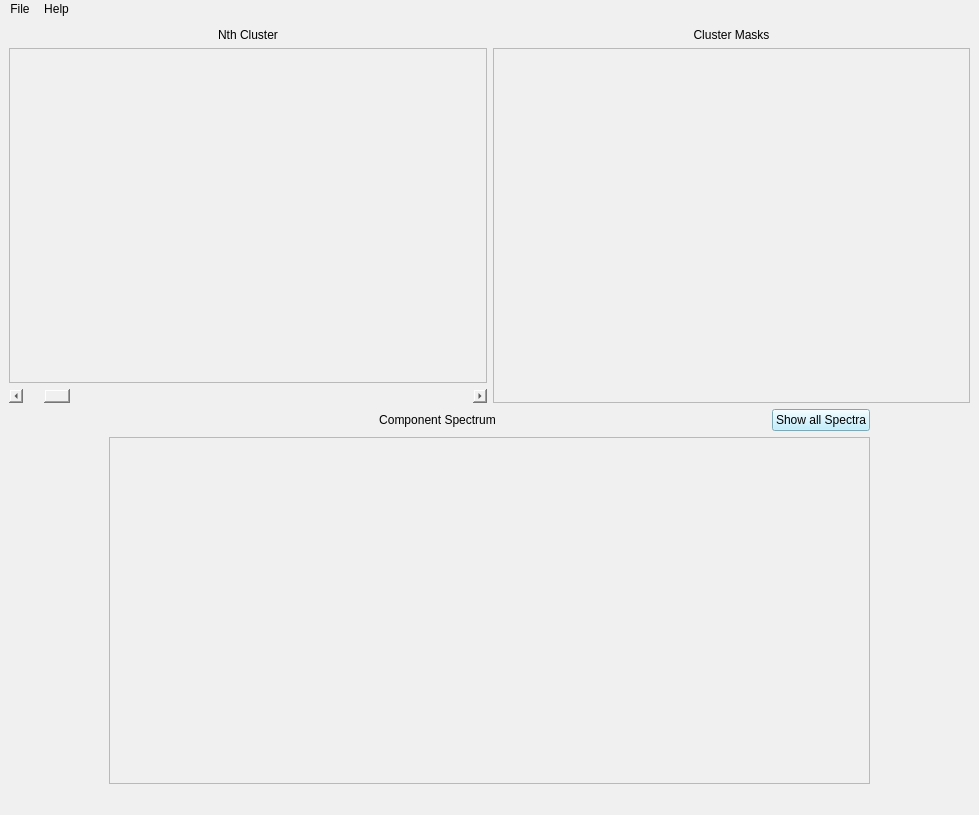
<?xml version="1.0" encoding="UTF-8"?>
<ui version="4.0">
 <class>hs_component_number</class>
 <widget class="QMainWindow" name="hs_component_number">
  <property name="geometry">
   <rect>
    <x>0</x>
    <y>0</y>
    <width>979</width>
    <height>815</height>
   </rect>
  </property>
  <property name="sizePolicy">
   <sizepolicy hsizetype="Ignored" vsizetype="Preferred">
    <horstretch>0</horstretch>
    <verstretch>0</verstretch>
   </sizepolicy>
  </property>
  <property name="windowTitle">
   <string>MainWindow</string>
  </property>
  <property name="styleSheet">
   <string notr="true">background-color: rgb(240, 240, 240);</string>
  </property>
  <widget class="QWidget" name="centralwidget">
   <layout class="QGridLayout" name="gridLayout_9">
    <item row="0" column="0">
     <layout class="QGridLayout" name="gridLayout_8">
      <item row="0" column="0">
       <layout class="QGridLayout" name="gridLayout_7">
        <item row="0" column="0">
         <layout class="QGridLayout" name="gridLayout_5">
          <item row="0" column="0">
           <layout class="QGridLayout" name="gridLayout_3">
            <item row="0" column="0">
             <widget class="QLabel" name="label_4">
              <property name="styleSheet">
               <string notr="true">font: 14pt &quot;MS Shell Dlg 2&quot;;</string>
              </property>
              <property name="text">
               <string>Nth Cluster</string>
              </property>
              <property name="alignment">
               <set>Qt::AlignCenter</set>
              </property>
             </widget>
            </item>
            <item row="1" column="0">
             <widget class="ImageView" name="image_view"/>
            </item>
           </layout>
          </item>
          <item row="1" column="0">
           <widget class="QScrollBar" name="hsb_cluster_number">
            <property name="minimum">
             <number>0</number>
            </property>
            <property name="maximum">
             <number>20</number>
            </property>
            <property name="pageStep">
             <number>1</number>
            </property>
            <property name="value">
             <number>1</number>
            </property>
            <property name="orientation">
             <enum>Qt::Horizontal</enum>
            </property>
           </widget>
          </item>
         </layout>
        </item>
        <item row="0" column="1">
         <layout class="QGridLayout" name="gridLayout">
          <item row="0" column="0">
           <widget class="QLabel" name="label">
            <property name="styleSheet">
             <string notr="true">font: 14pt &quot;MS Shell Dlg 2&quot;;</string>
            </property>
            <property name="text">
             <string>Cluster Masks</string>
            </property>
            <property name="alignment">
             <set>Qt::AlignCenter</set>
            </property>
           </widget>
          </item>
          <item row="1" column="0">
           <widget class="ImageView" name="cluster_view"/>
          </item>
         </layout>
        </item>
       </layout>
      </item>
      <item row="1" column="0">
       <layout class="QGridLayout" name="gridLayout_6">
        <item row="0" column="0">
         <layout class="QGridLayout" name="gridLayout_4">
          <property name="leftMargin">
           <number>100</number>
          </property>
          <property name="rightMargin">
           <number>100</number>
          </property>
          <item row="0" column="0">
           <layout class="QGridLayout" name="gridLayout_2">
            <item row="0" column="0">
             <widget class="QLabel" name="label_2">
              <property name="styleSheet">
               <string notr="true">font: 75 12pt &quot;MS Shell Dlg 2&quot;;</string>
              </property>
              <property name="text">
               <string>Component Spectrum</string>
              </property>
              <property name="alignment">
               <set>Qt::AlignCenter</set>
              </property>
             </widget>
            </item>
            <item row="0" column="1">
             <widget class="QPushButton" name="pb_show_all_spec">
              <property name="sizePolicy">
               <sizepolicy hsizetype="Fixed" vsizetype="Fixed">
                <horstretch>0</horstretch>
                <verstretch>0</verstretch>
               </sizepolicy>
              </property>
              <property name="styleSheet">
               <string notr="true">font: 12pt &quot;MS Shell Dlg 2&quot;;
background-color: rgb(175, 236, 255);</string>
              </property>
              <property name="text">
               <string>Show all Spectra</string>
              </property>
             </widget>
            </item>
           </layout>
          </item>
          <item row="1" column="0">
           <widget class="PlotWidget" name="component_view">
            <property name="sizeAdjustPolicy">
             <enum>QAbstractScrollArea::AdjustToContents</enum>
            </property>
           </widget>
          </item>
         </layout>
        </item>
       </layout>
      </item>
     </layout>
    </item>
   </layout>
  </widget>
  <widget class="QMenuBar" name="menubar">
   <property name="geometry">
    <rect>
     <x>0</x>
     <y>0</y>
     <width>979</width>
     <height>26</height>
    </rect>
   </property>
   <widget class="QMenu" name="menuFile">
    <property name="title">
     <string>File</string>
    </property>
    <addaction name="actionSave"/>
   </widget>
   <widget class="QMenu" name="menuHelp">
    <property name="title">
     <string>Help</string>
    </property>
   </widget>
   <addaction name="menuFile"/>
   <addaction name="menuHelp"/>
  </widget>
  <widget class="QStatusBar" name="statusbar"/>
  <action name="actionSave">
   <property name="text">
    <string>Save</string>
   </property>
  </action>
 </widget>
 <customwidgets>
  <customwidget>
   <class>ImageView</class>
   <extends>QGraphicsView</extends>
   <header>pyqtgraph</header>
  </customwidget>
  <customwidget>
   <class>PlotWidget</class>
   <extends>QGraphicsView</extends>
   <header>pyqtgraph</header>
  </customwidget>
 </customwidgets>
 <resources/>
 <connections/>
</ui>
